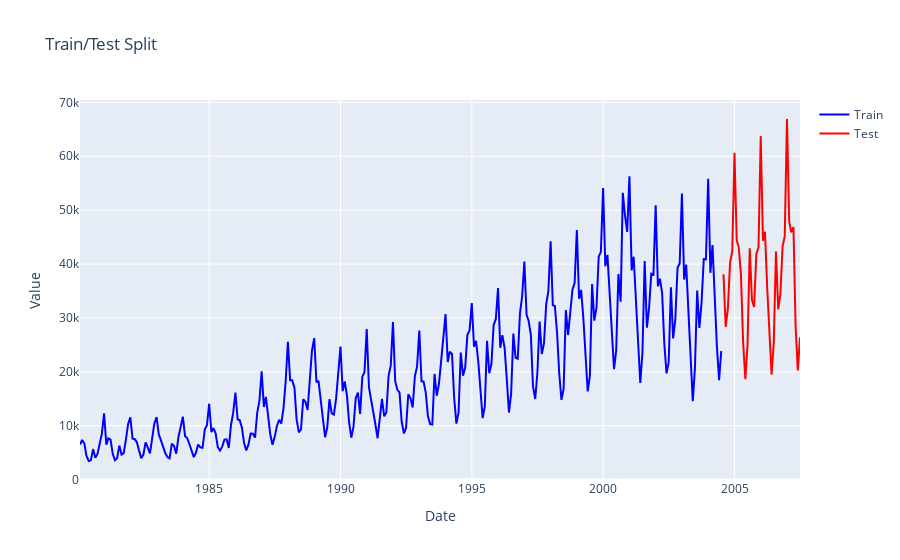

Here is the notebook cell this chart was saved with:
### Markdown cell above
__`Вопрос:`__ __Почему при анализе временных рядов мы не можем просто использовать рандомное разбиение на train и test?__

### Code cell
fig = go.Figure()
fig.add_trace(
    go.Scatter(x=train_data["date"], y=train_data["value"], name="Train", line=dict(color="blue"))
)
fig.add_trace(
    go.Scatter(x=test_data["date"], y=test_data["value"], name="Test", line=dict(color="red"))
)
fig.update_layout(
    title="Train/Test Split", xaxis_title="Date", yaxis_title="Value"
)
fig.show()

### Figure 1 — Plotly figure (JSON) as saved in the notebook; plotly's stock layout.template omitted (floating-point values rounded to 4 significant figures; data arrays with more than 128 entries replaced by an {"elided": "..."} marker saying what was removed)
{"data": [{"line": {"color": "blue"}, "name": "Train", "type": "scatter", "x": {"elided": "294 str values"}, "y": {"elided": "294 int values"}}, {"line": {"color": "red"}, "name": "Test", "type": "scatter", "x": ["2004-07-31", "2004-08-31", "2004-09-30", "2004-10-31", "2004-11-30", "2004-12-31", "2005-01-31", "2005-02-28", "2005-03-31", "2005-04-30", "2005-05-31", "2005-06-30", "2005-07-31", "2005-08-31", "2005-09-30", "2005-10-31", "2005-11-30", "2005-12-31", "2006-01-31", "2006-02-28", "2006-03-31", "2006-04-30", "2006-05-31", "2006-06-30", "2006-07-31", "2006-08-31", "2006-09-30", "2006-10-31", "2006-11-30", "2006-12-31", "2007-01-31", "2007-02-28", "2007-03-31", "2007-04-30", "2007-05-31", "2007-06-30"], "y": [38096, 28316, 31771, 40296, 42401, 60657, 44387, 43125, 38030, 25458, 18616, 24820, 42907, 33321, 32053, 41865, 43159, 63768, 44310, 45987, 35538, 28559, 19444, 25240, 42332, 31602, 34430, 43308, 45176, 66917, 47922, 45902, 46860, 28382, 20234, 26408]}], "layout": {"title": {"text": "Train/Test Split"}, "xaxis": {"title": {"text": "Date"}}, "yaxis": {"title": {"text": "Value"}}}}
